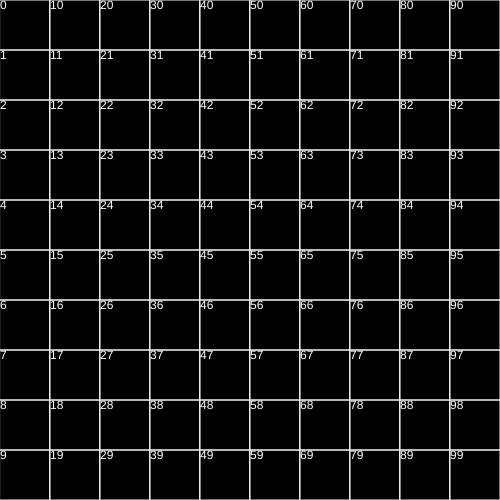
Frame 1 (no input)
Frame 60 (no input): identical to frame 1, image omitted
Frame 120 (the mouse pressed at the canvas centre since frame 60): identical to frame 1, image omitted

The p5.js sketch that drew this single still picture (run headless with seeded random() and noise() and a simulated clock; from frame 60 on, the mouse is pressed at the canvas centre):

// p5.js sketch
// ── sketch.js
let tilemap = [];
let numDown = 10;
let numAcross = 10;
let tileSize = 50;

function setup() {
    createCanvas(500, 500);

    let tileID = 0;
    for (let across = 0; across < numAcross; across++) {
        tilemap[across] = [];
        for (let down = 0; down < numDown; down++) {
            let x = across * tileSize;
            let y = down * tileSize;
            tilemap[across][down] = new Tile(x, y, tileSize, tileID);

            tileID++;
        }
    }
}

function draw() {
    background(0);
    
    for (let across = 0; across < numAcross; across++) {
        for (let down = 0; down < numDown; down++) {
            tilemap[across][down].debug();
        }
    }
}

class Tile {
    constructor(x, y, tileSize, tileID) {
        this.x = x;
        this.y = y;
        this.tileSize = tileSize;
        this.tileID = tileID;
    }
    debug() {
        //TILE
        stroke(245);
        noFill();
        rect(this.x, this.y, this.tileSize, this.tileSize);

        //LABEL
        noStroke();
        fill(255);
        textAlign(LEFT, TOP);
        
        text(this.tileID, this.x, this.y);
    }
}
